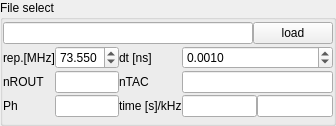
<?xml version="1.0" encoding="UTF-8"?>
<ui version="4.0">
 <class>Form</class>
 <widget class="QWidget" name="Form">
  <property name="geometry">
   <rect>
    <x>0</x>
    <y>0</y>
    <width>336</width>
    <height>126</height>
   </rect>
  </property>
  <property name="windowTitle">
   <string>Form</string>
  </property>
  <layout class="QVBoxLayout" name="verticalLayout">
   <property name="spacing">
    <number>0</number>
   </property>
   <property name="leftMargin">
    <number>0</number>
   </property>
   <property name="topMargin">
    <number>0</number>
   </property>
   <property name="rightMargin">
    <number>0</number>
   </property>
   <property name="bottomMargin">
    <number>0</number>
   </property>
   <item>
    <widget class="QGroupBox" name="groupBox">
     <property name="title">
      <string>File select</string>
     </property>
     <layout class="QGridLayout" name="gridLayout">
      <property name="leftMargin">
       <number>0</number>
      </property>
      <property name="topMargin">
       <number>0</number>
      </property>
      <property name="rightMargin">
       <number>0</number>
      </property>
      <property name="bottomMargin">
       <number>0</number>
      </property>
      <property name="spacing">
       <number>0</number>
      </property>
      <item row="7" column="5">
       <widget class="QLabel" name="label_5">
        <property name="text">
         <string>time [s]/kHz</string>
        </property>
       </widget>
      </item>
      <item row="7" column="6">
       <layout class="QHBoxLayout" name="horizontalLayout_2">
        <property name="spacing">
         <number>0</number>
        </property>
        <item>
         <widget class="QLineEdit" name="lineEdit_6">
          <property name="enabled">
           <bool>true</bool>
          </property>
          <property name="sizePolicy">
           <sizepolicy hsizetype="Expanding" vsizetype="Fixed">
            <horstretch>0</horstretch>
            <verstretch>0</verstretch>
           </sizepolicy>
          </property>
          <property name="toolTip">
           <string>Total measurement time in seconds</string>
          </property>
          <property name="maxLength">
           <number>200</number>
          </property>
          <property name="readOnly">
           <bool>true</bool>
          </property>
         </widget>
        </item>
        <item>
         <widget class="QLineEdit" name="lineEdit_7">
          <property name="enabled">
           <bool>true</bool>
          </property>
          <property name="sizePolicy">
           <sizepolicy hsizetype="Expanding" vsizetype="Fixed">
            <horstretch>0</horstretch>
            <verstretch>0</verstretch>
           </sizepolicy>
          </property>
          <property name="toolTip">
           <string>Average count-rate of all detected photons in kHz</string>
          </property>
          <property name="readOnly">
           <bool>true</bool>
          </property>
         </widget>
        </item>
       </layout>
      </item>
      <item row="3" column="6">
       <widget class="QDoubleSpinBox" name="doubleSpinBox">
        <property name="toolTip">
         <string>Time-resoltion of micro time</string>
        </property>
        <property name="decimals">
         <number>4</number>
        </property>
        <property name="minimum">
         <double>0.000100000000000</double>
        </property>
        <property name="maximum">
         <double>999999.000000000000000</double>
        </property>
        <property name="singleStep">
         <double>0.001000000000000</double>
        </property>
        <property name="value">
         <double>0.001000000000000</double>
        </property>
       </widget>
      </item>
      <item row="6" column="6">
       <widget class="QLineEdit" name="lineEdit">
        <property name="enabled">
         <bool>true</bool>
        </property>
        <property name="toolTip">
         <string>Number of TAC channels</string>
        </property>
        <property name="readOnly">
         <bool>true</bool>
        </property>
       </widget>
      </item>
      <item row="3" column="5">
       <widget class="QLabel" name="label_2">
        <property name="sizePolicy">
         <sizepolicy hsizetype="Fixed" vsizetype="Preferred">
          <horstretch>0</horstretch>
          <verstretch>0</verstretch>
         </sizepolicy>
        </property>
        <property name="text">
         <string>dt [ns]</string>
        </property>
       </widget>
      </item>
      <item row="1" column="0" colspan="13">
       <layout class="QHBoxLayout" name="horizontalLayout">
        <property name="spacing">
         <number>0</number>
        </property>
        <item>
         <widget class="QLineEdit" name="lineEdit_2">
          <property name="readOnly">
           <bool>true</bool>
          </property>
         </widget>
        </item>
        <item>
         <widget class="QPushButton" name="toolButton">
          <property name="toolTip">
           <string>Load files</string>
          </property>
          <property name="text">
           <string>load</string>
          </property>
         </widget>
        </item>
       </layout>
      </item>
      <item row="3" column="0">
       <widget class="QLabel" name="label_6">
        <property name="sizePolicy">
         <sizepolicy hsizetype="Fixed" vsizetype="Preferred">
          <horstretch>0</horstretch>
          <verstretch>0</verstretch>
         </sizepolicy>
        </property>
        <property name="text">
         <string>rep.[MHz]</string>
        </property>
       </widget>
      </item>
      <item row="6" column="4">
       <widget class="QLineEdit" name="lineEdit_3">
        <property name="enabled">
         <bool>true</bool>
        </property>
        <property name="toolTip">
         <string>Number of routing channels</string>
        </property>
        <property name="readOnly">
         <bool>true</bool>
        </property>
       </widget>
      </item>
      <item row="7" column="4">
       <widget class="QLineEdit" name="lineEdit_5">
        <property name="enabled">
         <bool>true</bool>
        </property>
        <property name="sizePolicy">
         <sizepolicy hsizetype="Expanding" vsizetype="Fixed">
          <horstretch>0</horstretch>
          <verstretch>0</verstretch>
         </sizepolicy>
        </property>
        <property name="toolTip">
         <string>Number of photons in loaded file</string>
        </property>
        <property name="readOnly">
         <bool>true</bool>
        </property>
       </widget>
      </item>
      <item row="6" column="0">
       <widget class="QLabel" name="label">
        <property name="text">
         <string>nROUT</string>
        </property>
       </widget>
      </item>
      <item row="7" column="0">
       <widget class="QLabel" name="label_3">
        <property name="text">
         <string>Ph</string>
        </property>
       </widget>
      </item>
      <item row="6" column="5">
       <widget class="QLabel" name="label_4">
        <property name="text">
         <string>nTAC</string>
        </property>
       </widget>
      </item>
      <item row="3" column="4">
       <widget class="QDoubleSpinBox" name="doubleSpinBox_2">
        <property name="toolTip">
         <string>Repetition rate. Time-resoltion of macro-time.</string>
        </property>
        <property name="decimals">
         <number>3</number>
        </property>
        <property name="value">
         <double>73.549999999999997</double>
        </property>
       </widget>
      </item>
     </layout>
    </widget>
   </item>
  </layout>
  <action name="actionSample_changed">
   <property name="text">
    <string>Sample changed</string>
   </property>
  </action>
  <action name="actionLoad_sample">
   <property name="text">
    <string>Load sample</string>
   </property>
  </action>
  <action name="actionDt_changed">
   <property name="text">
    <string>Dt changed</string>
   </property>
  </action>
 </widget>
 <resources/>
 <connections>
  <connection>
   <sender>toolButton</sender>
   <signal>clicked()</signal>
   <receiver>actionLoad_sample</receiver>
   <slot>trigger()</slot>
   <hints>
    <hint type="sourcelabel">
     <x>311</x>
     <y>27</y>
    </hint>
    <hint type="destinationlabel">
     <x>-1</x>
     <y>-1</y>
    </hint>
   </hints>
  </connection>
  <connection>
   <sender>doubleSpinBox_2</sender>
   <signal>valueChanged(double)</signal>
   <receiver>actionDt_changed</receiver>
   <slot>trigger()</slot>
   <hints>
    <hint type="sourcelabel">
     <x>117</x>
     <y>46</y>
    </hint>
    <hint type="destinationlabel">
     <x>-1</x>
     <y>-1</y>
    </hint>
   </hints>
  </connection>
 </connections>
</ui>
